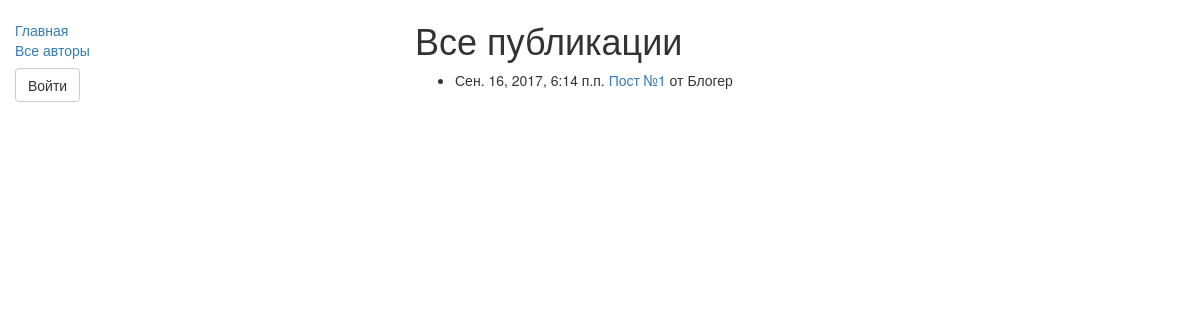
Before: / with the older database file.
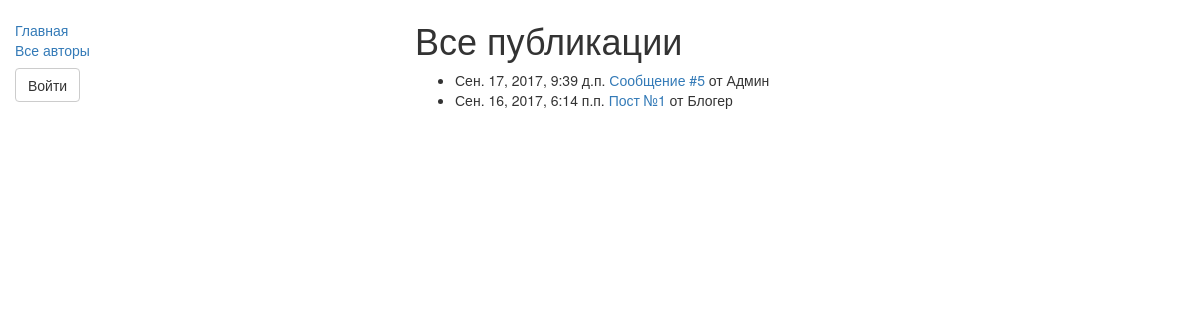
After: the same page with the newer database file.
### blog/models.py (models this page shows, shortened)
class Post(models.Model):
    title = models.CharField(max_length=256, verbose_name='Заголовок')
    created = models.DateTimeField(auto_now_add=True, verbose_name='Создано')
    published = models.DateTimeField(blank=True, null=True, verbose_name='Опубликовано')
    content = models.TextField(verbose_name='Контент')
    author = models.ForeignKey(Profile, related_name='author')
    def get_absolute_url(self):
        return '/post/%i/' % self.pk
    class Meta:
        ordering = ('-published',)

class Profile(models.Model):
    user = models.OneToOneField(User, on_delete=models.CASCADE)
    blog_name = models.CharField(max_length=1024, verbose_name='Название блога')
    subscribes = models.ManyToManyField("self", blank=True, symmetrical=False)  # Подписки

### blog/views.py (the view)
# urls.py: url(r'^$', views.PostsListView.as_view(model=blog.Post), name='index'),
class PostsListView(ListView):
    model = Post
    context_object_name = 'posts_list'
    queryset = Post.objects.exclude(published__isnull=True)
    template_name = 'posts/index.html'

### blog/templates/posts/index.html
{% extends 'base_generic.html' %} {% block content %}
<h1>Все публикации</h1>
{% if posts_list %}
<ul>
    {% for post in posts_list %}
    <li>
        {{ post.published }}<a href="{{ post.get_absolute_url }}"> {{ post.title }} </a>от {{ post.author.user.first_name }}
    </li>
    {% endfor %}
</ul>
{% else %}
<p>Пока никто ничего не написал...</p>
{% endif %} {% endblock content %}

Changed rows visible on the page:
now on this page (row edited): Post: published "Сен. 17, 2017, 9:39 д.п.", title "Сообщение #5", author.user.first_name "Админ"
